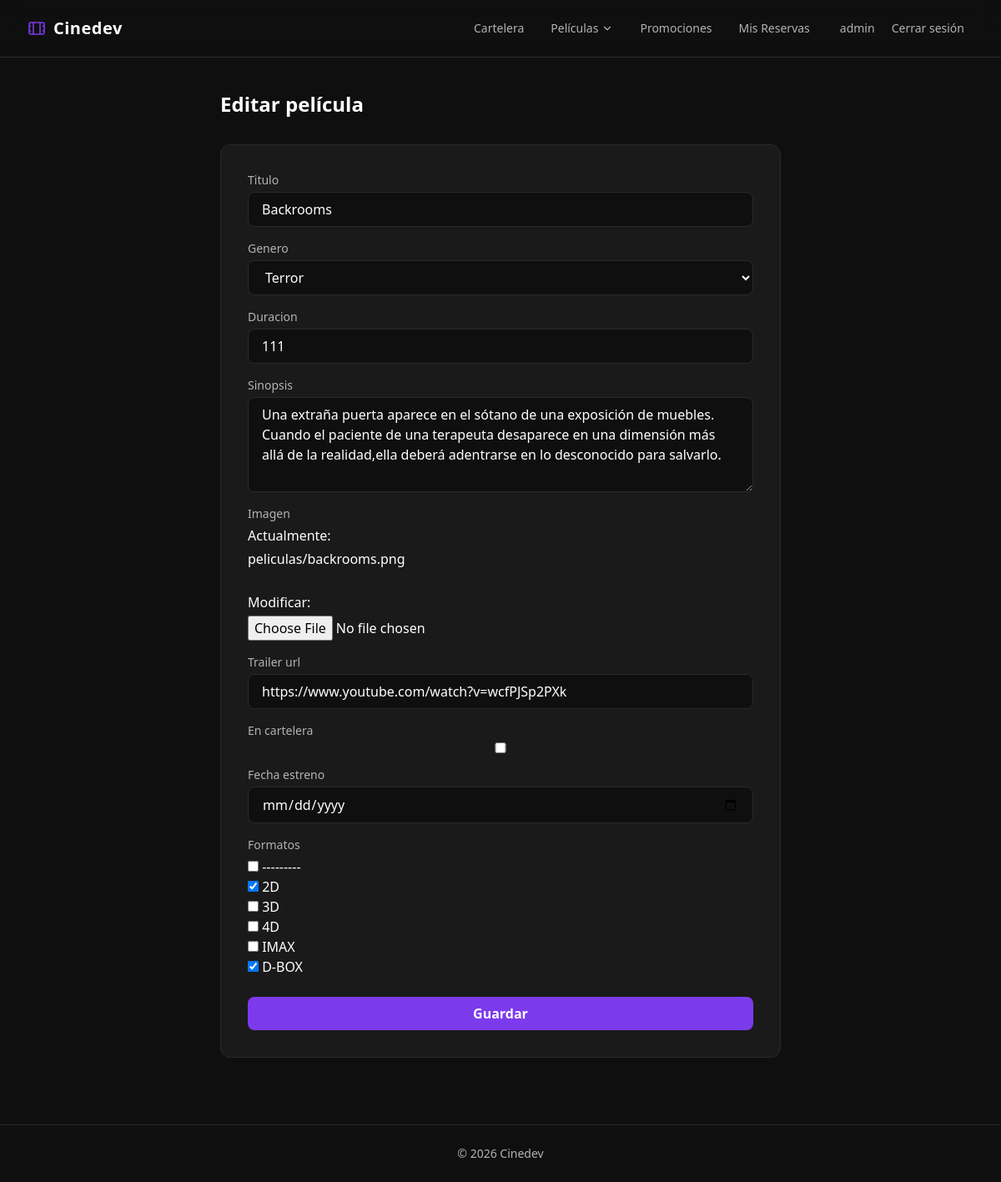
Before: /pelicula/2/editar/ (signed in) with the older database file.
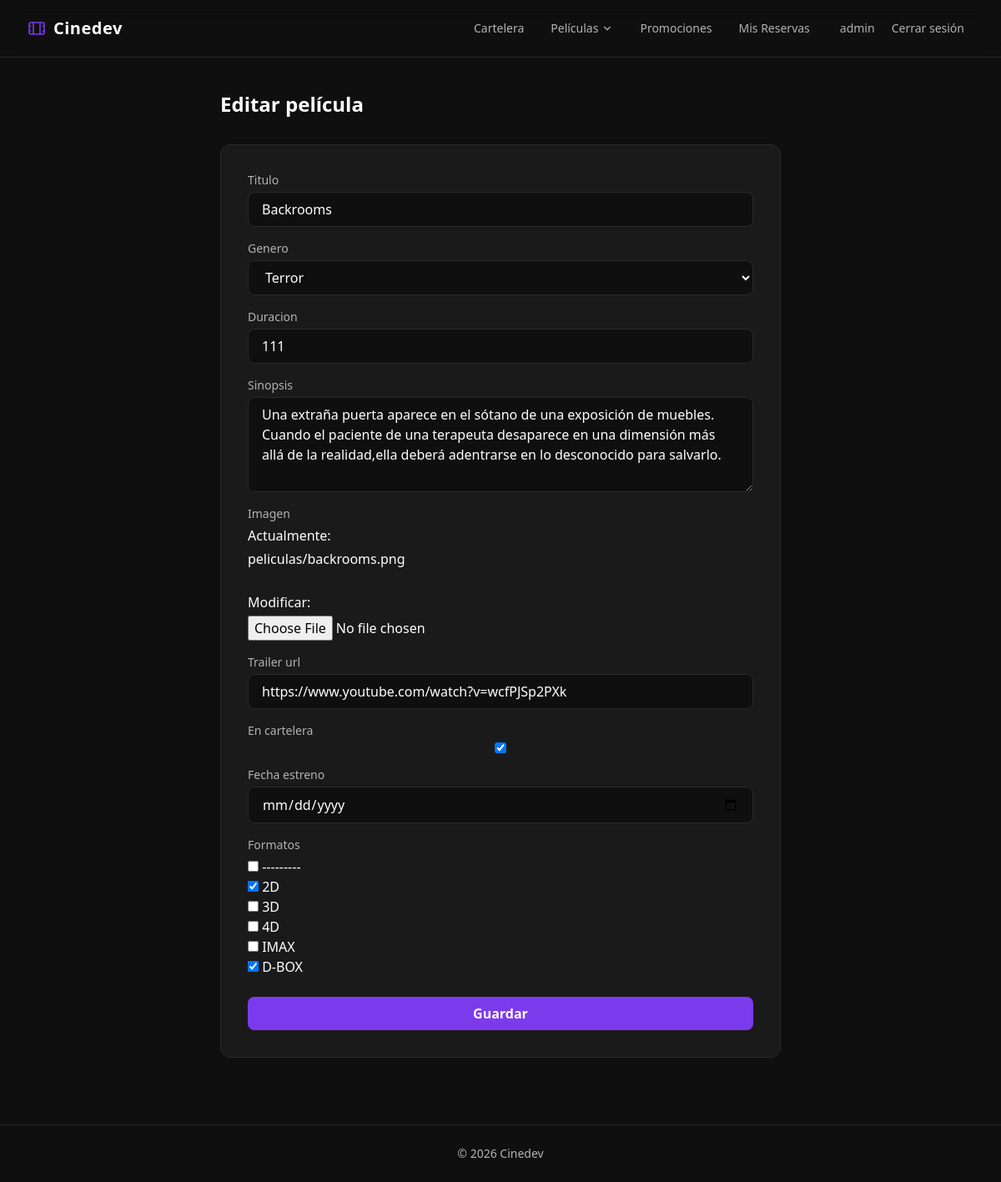
After: the same page with the newer database file.
### peliculas/models.py (models this page shows, shortened)
class Pelicula(models.Model):
    GENEROS = [
        ('accion', 'Acción'),
        ('comedia', 'Comedia'),
        ('drama', 'Drama'),
        ('terror', 'Terror'),
        ('animacion', 'Animación'),
        ('ciencia_ficcion', 'Ciencia Ficción'),
    ]
    FORMATOS = [
        ('2d', '2D'),
        ('3d', '3D'),
        ('4d', '4D'),
        ('imax', 'IMAX'),
        ('dbox', 'D-BOX'),
    ]
    titulo = models.CharField(max_length=200)
    genero = models.CharField(max_length=50, choices=GENEROS)
    duracion = models.PositiveIntegerField(help_text='Duración en minutos')
    sinopsis = models.TextField()
    imagen = models.ImageField(upload_to='peliculas/')
    trailer_url = models.URLField(blank=True)
    en_cartelera = models.BooleanField(default=True)
    fecha_estreno = models.DateField()
    formatos = MultiSelectField(choices=FORMATOS, blank=True)

### peliculas/views.py (the view)
# urls.py: path('pelicula/<int:pk>/editar/', views.editar_pelicula, name='editar_pelicula'),
@permission_required('peliculas.change_pelicula')
def editar_pelicula(request, pk):
    pelicula = get_object_or_404(Pelicula, pk=pk)
    if request.method == 'POST':
        form = PeliculaForm(request.POST, request.FILES, instance=pelicula)
        if form.is_valid():
            form.save()
            return redirect('detalle_pelicula', pk=pelicula.pk)
    else:
        form = PeliculaForm(instance=pelicula)
    return render(request, 'peliculas/form.html', {'form': form, 'titulo': 'Editar película'})

### peliculas/forms.py
class PeliculaForm(forms.ModelForm):
    class Meta:
        model = Pelicula
        fields = ('titulo', 'genero', 'duracion', 'sinopsis', 'imagen', 'trailer_url', 'en_cartelera', 'fecha_estreno', 'formatos')
        widgets = {
            'titulo': forms.TextInput(attrs={'class': 'w-full bg-background border border-borde text-texto rounded-lg px-4 py-2'}),
            'genero': forms.Select(attrs={'class': 'w-full bg-background border border-borde text-texto rounded-lg px-4 py-2'}),
            'duracion': forms.NumberInput(attrs={'class': 'w-full bg-background border border-borde text-texto rounded-lg px-4 py-2'}),
            'sinopsis': forms.Textarea(attrs={'class': 'w-full bg-background border border-borde text-texto rounded-lg px-4 py-2', 'rows': 4}),
            'trailer_url': forms.URLInput(attrs={'class': 'w-full bg-background border border-borde text-texto rounded-lg px-4 py-2'}),
            'fecha_estreno': forms.DateInput(attrs={'class': 'w-full bg-background border border-borde text-texto rounded-lg px-4 py-2', 'type': 'date'}),
            'formatos': forms.CheckboxSelectMultiple(attrs={'class': 'text-texto'}),
        }

### templates/peliculas/form.html (shortened to what this page needs)
{% extends 'base.html' %}
{% block contenido %}
<div class="max-w-2xl mx-auto">
    <h1 class="text-2xl font-semibold text-texto mb-8">{{ titulo }}</h1>
    <form method="post" enctype="multipart/form-data"
        class="bg-card border border-borde rounded-xl p-8 flex flex-col gap-4">
        {% for field in form %}
        <div class="flex flex-col gap-1">
            <label class="text-texto-sec text-sm">{{ field.label }}</label>
            {{ field }}
        </div>
        {% endfor %}
        <button type="submit"
            class="bg-primary hover:bg-primary-hover text-texto font-semibold py-2 px-6 rounded-lg transition-colors mt-2">
            Guardar
        </button>
    </form>
</div>
{% endblock %}

Changed rows visible on the page:
changed Pelicula "Backrooms": en_cartelera "☐" → "☑"
